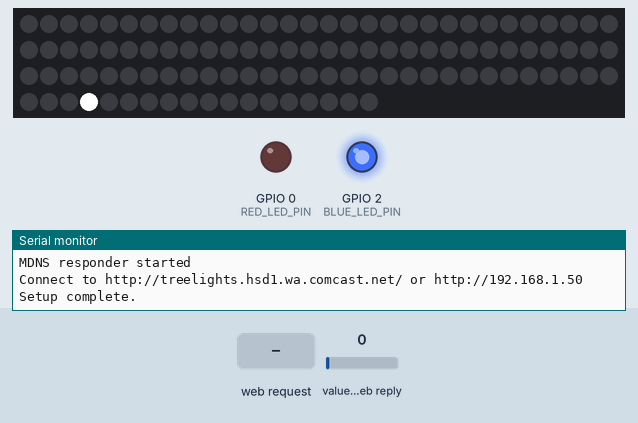
Recording of a sketch running on a simulated ESP8266 (NodeMCU). Parts: 108 RGB LEDs in strip order, left to right, continuing on the next row, output pins drawn as LEDs (lit = HIGH), the last lines printed to the serial monitor. The test bench sets the inputs (shaded band); at power-on: value in the web reply 0. WiFi joins after 1.5 s; servers stay silent unless stated; random numbers use the default seed unless the sketch sets one; EEPROM starts erased; web services answer with replies made up by the test bench.

Above: at 2.75 s.
2.8 s: HTTP request GET /?Color=Date received
4.3 s: HTTP request GET /?Color=120&Sparkles=120&Brightness=120 received
6.2 s: HTTP request GET /?Color=1&Sparkles=1&Brightness=1 received
At 7.0 s:
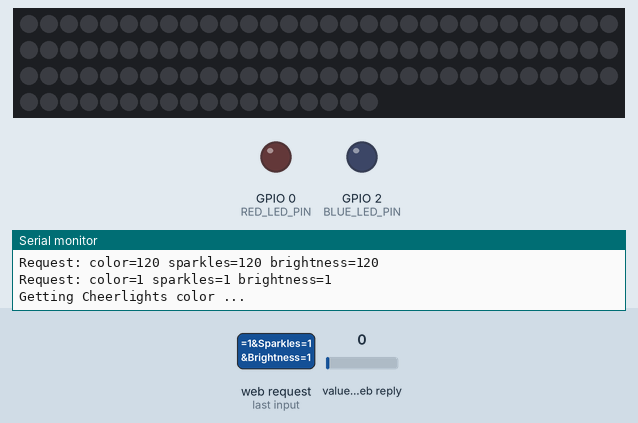
At 16.0 s:
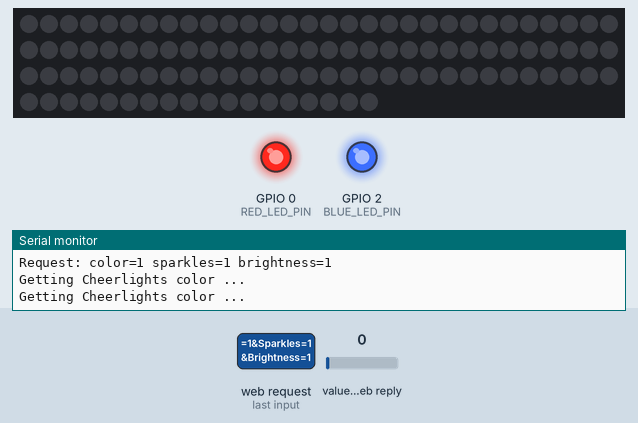
Timing chart, 0 to 31.5 s (numbered marks = the images above; inputs shaded):
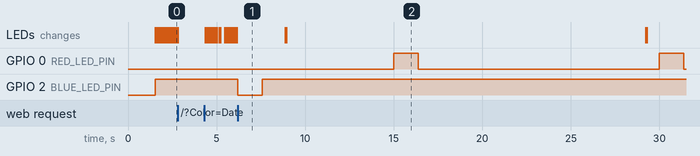

Measured:
- after the input at 6.2 s, GPIO 0 (RED_LED_PIN): alternates HIGH for 1.4 s and LOW for 13.6 s, starting after 8.8 s; GPIO 2 (BLUE_LED_PIN): HIGH → LOW at once, → HIGH 1.4 s later

The sketch:

Tree_Lights.ino
```cpp
/*
 * For the ESP8266 via Adafruit's Feather Huzzah
 *
 * http://esp8266.github.io/Arduino/versions/2.0.0/doc/libraries.html for details on libraries
 *
 */

#include <ESP8266WiFi.h>
#include <WiFiClient.h>
#include <ESP8266WebServer.h>
#include <ESP8266mDNS.h> // add mDNS to overcome ping timeout issues
#include <Streaming.h>
#include <Metro.h>
#define FASTLED_ESP8266_RAW_PIN_ORDER
#include <FastLED.h>
#include <EEPROM.h>

FASTLED_USING_NAMESPACE

ESP8266WebServer server(80);
String message = "";

const int RED_LED_PIN = 0;
const int BLUE_LED_PIN = 2;

// LED light defs
#define DATA_PIN   13
#define LED_TYPE    WS2812B // gotta be.  the controller is in the 5050 package.
#define COLOR_ORDER GRB // got green, *mush*, red
#define N_LED    108
CRGB leds[N_LED];

// general controls
#define FRAMES_PER_SECOND   20UL

// Animation control
enum Anim_t { Off, Cheerlights, Manual };

// saved to EEPROM
struct Settings {
  char ssid[32];
  char password[32];

  byte color;
  byte sparkles;
  byte bright;
};
Settings s;

CRGB newColor = CRGB::Black;
CRGB currentColor = CRGB::Black;

CRGB getCheerLightsColor() {
  static CRGB lastColor = CRGB::Black;

  const char host[] = "api.thingspeak.com";

  // Use WiFiClient class to create TCP connections
  WiFiClient client;
  const int httpPort = 80;
  if (!client.connect(host, httpPort)) {
    Serial.println("connection failed");
    return ( lastColor );
  }

  // We now create a URI for the request
  String url = "/channels/1417/field/2/last.txt";

  // This will send the request to the server
  client.print(String("GET ") + url + " HTTP/1.1\r\n" +
               "Host: " + host + "\r\n" +
               "Connection: close\r\n\r\n");

  Serial << F("Getting Cheerlights color ... ");
  FastLED.delay(100);

  // Read all the lines of the reply from server and scan for hex color
  while (client.available()) {
    unsigned long color;
    String line = client.readStringUntil('\n');
    //    Serial.println(line);
    // Example line: #808182
    if ((line[0] == '#') && (line.length() == 8)) {
      int r, g, b;
      color = strtoul(line.c_str() + 1, NULL, 16);
      Serial.print(line);
      r = (color & 0xFF0000) >> 16;
      g = (color & 0x00FF00) >>  8;
      b = (color & 0x0000FF);
      Serial << F("\t=>\tRed:") << r << F("  Green:") << g << F("  Blue:") << b;
      lastColor = CRGB(r, g, b);
    }
  }

  Serial << endl;

  client.stop();
  return ( lastColor );
}

void handleRoot() {
  blueOn();
  if (server.hasArg("Color")) {
    handleSubmit();
  }

  returnForm();
  blueOff();
}

void returnFail(String msg) {
  server.sendHeader("Connection", "close");
  server.sendHeader("Access-Control-Allow-Origin", "*");
  server.send(500, "text/plain", msg + "\r\n");
}

const char HEAD_FORM[] PROGMEM =
  "<!DOCTYPE HTML>"
  "<html>"
  "<head>"
  "<meta name = \"viewport\" content = \"width = device-width, initial-scale = 1.0, maximum-scale = 1.0, user-scalable=0\">"
  "<title>Christmas Tree Lights</title>"
  "<style>"
  "\"body { background-color: #808080; font-family: Arial, Helvetica, Sans-Serif; Color: #000000; }\""
  "</style>"
  "</head>"
  "<body>"
  "<h2>Christmas Tree Lights</h2>"
  ;

const char TAIL_FORM[] PROGMEM =
  "</body>"
  "</html>"
  ;

// helper functions to construct a web form
String radioInput(String name, String value, boolean checked, String text) {
  String Checked = checked ? "checked" : "";

  return ( "<INPUT type=\"radio\" name=\"" + name + "\" value=\"" + value + "\" " + Checked + ">" + text );
}
String numberInput(String name, int value, int minval, int maxval) {
  return ( "<INPUT type=\"number\" name=\"" + name + "\" value=\"" + String(value) + "\" min=\"" + String(minval) + "\" max=\"" + String(maxval) + "\">");
}

void returnForm() {
  // append header
  message = FPSTR(HEAD_FORM);

  // dynamic form
  message += "<FORM action=\"/\" method=\"post\">";
  message += "<P>";

  message += "<h4>Controls</h4>";
  message += "Brightness ";
  message += numberInput("Brightness", s.bright, 0, 255);

  message += "  Sparkles ";
  message += numberInput("Sparkles", s.sparkles, 0, 255);

  message += "<h4>Color</h4>";
  message += radioInput("Color", "0", s.color == 0, "Off") + " ";
  message += radioInput("Color", "1", s.color == 1, "CheerLights") + " ";
  message += "<br><br>";

  message += "Whites: ";
  message += radioInput("Color", "12", s.color == 12, "FairyLight");
  message += radioInput("Color", "13", s.color == 13, "White");
  message += radioInput("Color", "14", s.color == 14, "Snow");
  message += "<br><br>";

  message += "CheerLights: ";
  message += radioInput("Color", "2", s.color == 2, "Red");
  message += radioInput("Color", "3", s.color == 3, "Green");
  message += radioInput("Color", "4", s.color == 4, "Blue");
  message += radioInput("Color", "5", s.color == 5, "Cyan");
  message += radioInput("Color", "6", s.color == 6, "OldLace");
  message += radioInput("Color", "7", s.color == 7, "Purple");
  message += radioInput("Color", "8", s.color == 8, "Magenta");
  message += radioInput("Color", "9", s.color == 9, "Yellow");
  message += radioInput("Color", "10", s.color == 10, "Orange");
  message += radioInput("Color", "11", s.color == 11, "Pink");
  message += "<br><br>";

  message += "For Patty: ";
  message += radioInput("Color", "15", s.color == 15, "DarkGreen");
  message += radioInput("Color", "16", s.color == 16, "Brown");
  message += radioInput("Color", "17", s.color == 17, "Crimson");
  message += radioInput("Color", "18", s.color == 18, "CornflowerBlue");
  message += radioInput("Color", "19", s.color == 19, "CadetBlue");
  message += radioInput("Color", "20", s.color == 20, "Indigo");
  message += radioInput("Color", "21", s.color == 21, "DeepPink");
  message += radioInput("Color", "22", s.color == 22, "LightCoral");
  message += radioInput("Color", "23", s.color == 23, "MediumVioletRed");
  message += radioInput("Color", "24", s.color == 24, "PaleVioletRed");
  message += radioInput("Color", "25", s.color == 25, "LightSlateGray");
  message += radioInput("Color", "26", s.color == 26, "Goldenrod");
  message += "<br><br>";

  message += "<INPUT type=\"submit\" value=\"Update Lights\">";
  message += "</P>";
  message += "</FORM>";

  // append footer
  message += FPSTR(TAIL_FORM);

  // send form
  server.send(200, "text/html", message);

  //  Serial << F("Sent ") << message.length() << F(" bytes:") << message << endl;
}

void handleSubmit() {
  if (!server.hasArg("Color")) return returnFail("BAD ARGS");

  // get form results
  s.color = server.arg("Color").toInt();
  s.sparkles = server.arg("Sparkles").toInt();
  s.bright = server.arg("Brightness").toInt();

  // display
  Serial << F("Request: color=") << s.color << F(" sparkles=") << s.sparkles << F(" brightness=") << s.bright << endl;

  updateFromSettings();
}

void handleNotFound() {
  message = "File Not Found\n\n";
  message += "URI: ";
  message += server.uri();
  message += "\nMethod: ";
  message += (server.method() == HTTP_GET) ? "GET" : "POST";
  message += "\nArguments: ";
  message += server.args();
  message += "\n";
  for (uint8_t i = 0; i < server.args(); i++) {
    message += " " + server.argName(i) + ": " + server.arg(i) + "\n";
  }
  server.send(404, "text/plain", message);
}

void updateFromSettings() {

  switch ( s.color ) {

    case 0 : newColor = CRGB::Black; break;

    case 1 : newColor = getCheerLightsColor(); break;

    // https://github.com/FastLED/FastLED/wiki/Pixel-reference

    // Cheerlights colors
    case 2 : newColor = CRGB::Red; break;
    case 3 : newColor = CRGB::Green; break;
    case 4 : newColor = CRGB::Blue; break;
    case 5 : newColor = CRGB::Cyan; break;
    case 6 : newColor = CRGB::OldLace; break;
    case 7 : newColor = CRGB::Purple; break;
    case 8 : newColor = CRGB::Magenta; break;
    case 9 : newColor = CRGB::Yellow; break;
    case 10: newColor = CRGB::Orange; break;
    case 11: newColor = CRGB::Pink; break;

    // Whites
    case 12: newColor = CRGB::FairyLight; break;
    case 13: newColor = CRGB::White; break;
    case 14: newColor = CRGB::Snow; break;

    // Custom colors for Patty
    case 15: newColor = CRGB::DarkGreen; break;
    case 16: newColor = CRGB::Brown; break;
    case 17: newColor = CRGB::Crimson; break;
    case 18: newColor = CRGB::CornflowerBlue; break;
    case 19: newColor = CRGB::CadetBlue; break;
    case 20: newColor = CRGB::Indigo; break;
    case 21: newColor = CRGB::DeepPink; break;
    case 22: newColor = CRGB::LightCoral; break;
    case 23: newColor = CRGB::MediumVioletRed; break;
    case 24: newColor = CRGB::PaleVioletRed; break;
    case 25: newColor = CRGB::LightSlateGray; break;
    case 26: newColor = CRGB::Goldenrod; break;

  }

  // set master brightness control
  FastLED.setBrightness(s.bright);

  // TODO: sparkles

  // push settings to EEPROM for power-up recovery
  EEPROM.put(0, s);
  EEPROM.commit();
}

void addSparkles(fract8 chanceOfGlitter) {
  if ( random8() < chanceOfGlitter) {
    leds[ random16(N_LED) ] += CRGB::White;
  }
}

void animations() {
  static byte maxBlend = 1;

  // do some periodic updates
  EVERY_N_MILLISECONDS( 1000UL / FRAMES_PER_SECOND ) {

    // perform a blend across all leds to the new color
    if ( currentColor != newColor ) {
      //      Serial << currentColor.red << F("/") << currentColor.green << F("/") << currentColor.blue;
      //      Serial << F(" -> ");
      //      Serial << newColor.red << F("/") << newColor.green << F("/") << newColor.blue;
      //      Serial << endl;

      blueOn();

      // do a shift, but not for too long
      maxBlend = qadd8(maxBlend, 1);
      if ( maxBlend < 255 ) currentColor = blend(currentColor, newColor, maxBlend);
      else currentColor = newColor;

    } else {
      maxBlend = 1;
    }

    // render
    fill_solid(leds, N_LED, currentColor);

    // add some glitter
    if ( s.color != 0 && s.sparkles > 0 ) addSparkles(s.sparkles);

    blueOff();
  }

  // send the 'leds' array out to the actual LED strip
  FastLED.show();
}

void redOff() {
  digitalWrite(RED_LED_PIN, HIGH);
}
void redOn() {
  digitalWrite(RED_LED_PIN, LOW);
}
void blueOff() {
  digitalWrite(BLUE_LED_PIN, HIGH);
}
void blueOn() {
  digitalWrite(BLUE_LED_PIN, LOW);
}

void heartBeat() {
  redOff();

  if ( WiFi.status() == WL_CONNECTION_LOST ) {
    Serial << F("WiFi connection lost!") << endl;
  }

  if ( WiFi.status() == WL_DISCONNECTED ) {
    Serial << F("WiFi disconnected!") << endl;
  }

  //connect wifi if not connected
  if (WiFi.status() != WL_CONNECTED) {
    delay(10);
    WiFi.disconnect();
    WiFi.begin(s.ssid, s.password);
    return;
  }

  // auto update from the webz
  if ( s.color == 1 ) newColor = getCheerLightsColor();

  Serial << F("Status.");
  Serial << F("  Set Color: ");
  if ( s.color == 0 ) Serial << F("Off");
  if ( s.color == 1 ) Serial << F("CheerLights");
  if ( s.color == 2 ) Serial << F("FairyLight");
  if ( s.color == 3 ) Serial << F("White");
  if ( s.color == 4 ) Serial << F("Snow");
  if ( s.color == 5 ) Serial << F("OldLace");
  Serial << F("  Current RGB: ") << currentColor.red << F("/") << currentColor.green << F("/") << currentColor.blue;
  Serial << F("  Brightness: ") << s.bright;
  Serial << F("  Sparkles: ") << s.sparkles;
  Serial << F("  FPS reported: ") << FastLED.getFPS();
  Serial << endl;

  redOn();
}

void getTime() {
  // Use WiFiClient class to create TCP connections
  WiFiClient client;
  const int httpPort = 13;
  const char* host = "time.nist.gov";

  Serial.print("connecting to ");
  Serial.println(host);

  if (!client.connect(host, httpPort)) {
    Serial.println("connection failed");
    return;
  }

  // This will send the request to the server
  client.print("HEAD / HTTP/1.1\r\nAccept: */*\r\nUser-Agent: Mozilla/4.0 (compatible; ESP8266 NodeMcu Lua;)\r\n\r\n");

  FastLED.delay(100);

  // Read all the lines of the reply from server and print them to Serial
  // 57744 16-12-22 20:41:02 00 1 0 193.5 UTC(NIST) *

  char buffer[12];
  String dateTime = "";

  while (client.available())
  {
    String line = client.readStringUntil('\r');

    if (line.indexOf("Date") != -1)
    {
      Serial.print("=====>");
    } else
    {
      Serial.println(line);
      String Hour = line.substring(16, 16 + 2);
      Serial.println(Hour);
      /*
      // date starts at pos 7
      TimeDate = line.substring(7);
      Serial.println(TimeDate);
      // time starts at pos 14
      TimeDate = line.substring(7, 15);
      TimeDate.toCharArray(buffer, 10);
      sendStrXY("UTC Date/Time:", 4, 0);
      sendStrXY(buffer, 5, 0);
      TimeDate = line.substring(16, 24);
      TimeDate.toCharArray(buffer, 10);
      sendStrXY(buffer, 6, 0);
      */
    }
  }


}

void setup(void) {
  Serial.begin(115200);

  // http://esp8266.github.io/Arduino/versions/2.0.0/doc/libraries.html#eeprom
  EEPROM.begin(512);

  EEPROM.get(0, s);

  // If needed, set these to boostrap into your network.  Can delete; will be saved and recalled from EEPROM next time.
  //  strcpy(s.ssid,"<your SSID>"); // set your SSID
  //  strcpy(s.password,"<your network password>"); // set your password
  //  EEPROM.put(0, s); // ready EEPROM update
  //  EEPROM.commit(); // push it

  Serial << F("Size of Settings:") << sizeof(s) << endl;
  Serial << F("Connecting to SSID: ") << s.ssid << endl;

  WiFi.mode(WIFI_STA); // don't need AP
  WiFi.begin(s.ssid, s.password);
  Serial.println("");

  // Wait for connection
  while (WiFi.status() != WL_CONNECTED) {
    FastLED.delay(500);
    Serial.print(".");
  }
  Serial.println("");
  Serial.print("Connected to ");
  Serial.println(s.ssid);
  Serial.print("IP address: ");
  Serial.println(WiFi.localIP());
  Serial.print("subnet mask: ");
  Serial.println(WiFi.subnetMask());
  Serial.print("gateway: ");
  Serial.println(WiFi.gatewayIP());
  Serial.print("RSSI: ");
  Serial.println(WiFi.RSSI());
  byte mac[6];
  WiFi.macAddress(mac);
  Serial.print("MAC: ");
  Serial.print(mac[5],HEX);
  Serial.print(":");
  Serial.print(mac[4],HEX);
  Serial.print(":");
  Serial.print(mac[3],HEX);
  Serial.print(":");
  Serial.print(mac[2],HEX);
  Serial.print(":");
  Serial.print(mac[1],HEX);
  Serial.print(":");
  Serial.println(mac[0],HEX);

  if ( MDNS.begin ( "treelights" ) ) {
    Serial.println ( "MDNS responder started" );
  }

  server.on("/", handleRoot);
  server.onNotFound(handleNotFound);

  server.begin();
  Serial.print("Connect to http://treelights.hsd1.wa.comcast.net/ or http://");
  Serial.println(WiFi.localIP());

  pinMode(RED_LED_PIN, OUTPUT);
  redOn();

  pinMode(BLUE_LED_PIN, OUTPUT);
  blueOff();

  // all pwm is software emulation; need to crank up the frequency with FastLED
  analogWriteRange(256 - 1);
  //  analogWriteFreq(10000);

  // big strings, so let's avoid fragmentation by pre-allocating
  message.reserve(4096);

  // add LEDs
  FastLED.addLeds<LED_TYPE, DATA_PIN, COLOR_ORDER>(leds, N_LED).setCorrection(TypicalSMD5050);
  //  FastLED.addLeds<LED_TYPE, DATA_PIN>(leds, N_LED).setCorrection(TypicalSMD5050);
  // set master brightness control
  FastLED.setBrightness(255);
  //  FastLED.setDither( 0 ); // can't do this with WiFi stack?

  /*
    FastLED.clear();
    FastLED.show();
    delay(1000);

    fill_solid(leds, N_LED, CRGB::Red);
    FastLED.show();
    delay(5000);

    fill_solid(leds, N_LED, CRGB::Green);
    FastLED.show();
    delay(5000);

    fill_solid(leds, N_LED, CRGB::Blue);
    FastLED.show();
    delay(5000);
  */
  FastLED.clear();
  currentColor = CRGB::Black;
  FastLED.show();

  updateFromSettings();

  Serial << F("Setup complete.") << endl;

}

void loop(void) {
  animations();

  server.handleClient();

  static Metro heartbeat(15000UL);
  if ( heartbeat.check() ) {
    heartBeat();
  }
}
```
